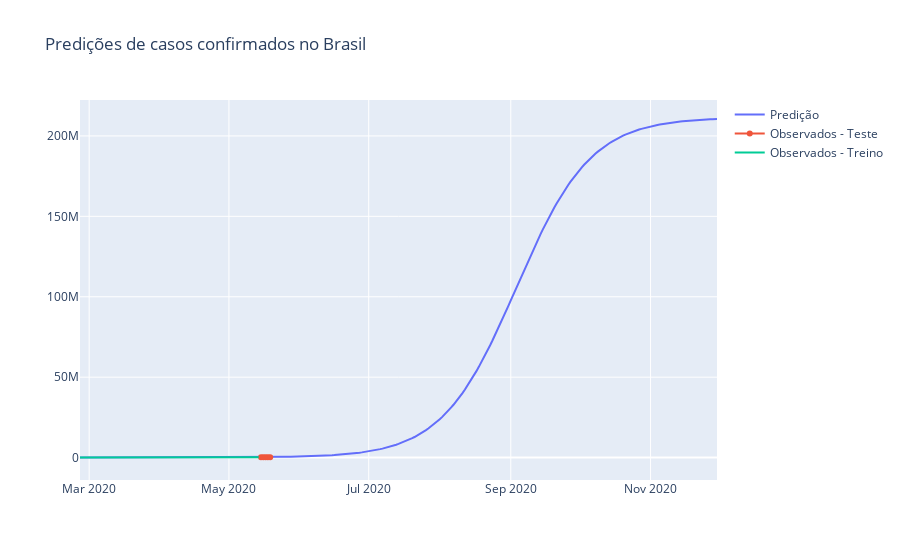

Notebook cell for this chart:
### Code cell
fig = go.Figure()

fig.add_trace(go.Scatter(x=forecast.ds, y=forecast.yhat, name='Predição'))
fig.add_trace(go.Scatter(x=test.index, y=test, name='Observados - Teste'))
fig.add_trace(go.Scatter(x=train.ds, y=train.y, name='Observados - Treino'))
fig.update_layout(title='Predições de casos confirmados no Brasil')
fig.show()
